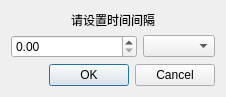
<?xml version="1.0" encoding="UTF-8"?>
<ui version="4.0">
 <class>DialogSetTimeInterval</class>
 <widget class="QDialog" name="DialogSetTimeInterval">
  <property name="geometry">
   <rect>
    <x>0</x>
    <y>0</y>
    <width>226</width>
    <height>96</height>
   </rect>
  </property>
  <property name="windowTitle">
   <string>设置时间间隔</string>
  </property>
  <layout class="QVBoxLayout" name="verticalLayout">
   <item>
    <widget class="QLabel" name="label">
     <property name="sizePolicy">
      <sizepolicy hsizetype="Preferred" vsizetype="Minimum">
       <horstretch>0</horstretch>
       <verstretch>0</verstretch>
      </sizepolicy>
     </property>
     <property name="text">
      <string>请设置时间间隔</string>
     </property>
     <property name="alignment">
      <set>Qt::AlignmentFlag::AlignCenter</set>
     </property>
    </widget>
   </item>
   <item>
    <layout class="QHBoxLayout" name="horizontalLayout">
     <item>
      <widget class="QDoubleSpinBox" name="spinbox_value">
       <property name="sizePolicy">
        <sizepolicy hsizetype="MinimumExpanding" vsizetype="Fixed">
         <horstretch>0</horstretch>
         <verstretch>0</verstretch>
        </sizepolicy>
       </property>
      </widget>
     </item>
     <item>
      <widget class="QComboBox" name="combo_unit">
       <property name="sizePolicy">
        <sizepolicy hsizetype="Minimum" vsizetype="Fixed">
         <horstretch>0</horstretch>
         <verstretch>0</verstretch>
        </sizepolicy>
       </property>
      </widget>
     </item>
    </layout>
   </item>
   <item>
    <widget class="QDialogButtonBox" name="buttonBox">
     <property name="orientation">
      <enum>Qt::Orientation::Horizontal</enum>
     </property>
     <property name="standardButtons">
      <set>QDialogButtonBox::StandardButton::Cancel|QDialogButtonBox::StandardButton::Ok</set>
     </property>
    </widget>
   </item>
  </layout>
 </widget>
 <resources/>
 <connections>
  <connection>
   <sender>buttonBox</sender>
   <signal>accepted()</signal>
   <receiver>DialogSetTimeInterval</receiver>
   <slot>accept()</slot>
   <hints>
    <hint type="sourcelabel">
     <x>248</x>
     <y>254</y>
    </hint>
    <hint type="destinationlabel">
     <x>157</x>
     <y>274</y>
    </hint>
   </hints>
  </connection>
  <connection>
   <sender>buttonBox</sender>
   <signal>rejected()</signal>
   <receiver>DialogSetTimeInterval</receiver>
   <slot>reject()</slot>
   <hints>
    <hint type="sourcelabel">
     <x>316</x>
     <y>260</y>
    </hint>
    <hint type="destinationlabel">
     <x>286</x>
     <y>274</y>
    </hint>
   </hints>
  </connection>
 </connections>
</ui>
